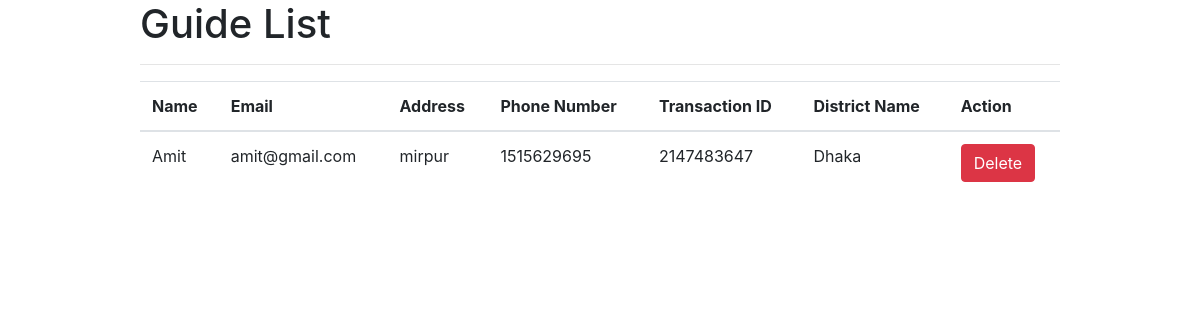
/mysql/guideindex.php, run on the app's committed database.
### tables this page shows
CREATE TABLE `guide` (
  `email` varchar(50) NOT NULL,
  `name` varchar(50) NOT NULL,
  `password` varchar(50) NOT NULL,
  `address` varchar(50) NOT NULL,
  `phone_number` varchar(12) NOT NULL,
  `transaction_id` int(25) NOT NULL,
  `district_name` varchar(50) NOT NULL
);

### mysql/guideindex.php (the view, shortened to what this page needs)
<?php
$conn = new mysqli('localhost','root','','travel');
 $sql = "SELECT * FROM guide";
 $result = $conn->query($sql);
 ?>
<!doctype html>
<html lang="en">
  <head>
    <link rel="stylesheet" href="https://stackpath.bootstrapcdn.com/bootstrap/4.3.1/css/bootstrap.min.css">
  </head>
  <body>
    <div class="container">
      <div class="row">
        <div class="col-md-1">
        </div>
        <div class="col-md-10">
          <h1>Guide List</h1>
          <hr>
          <table class="table">
            <thead>
              <th>Name</th>
              <th>Email</th>
              <th>Address</th>
              <th>Phone Number</th>
              <th>Transaction ID</th>
              <th>District Name</th>
              <th>Action</th>
            </thead>
            <tbody>
              <?php while ($row = $result->fetch_assoc()) {  ?>
              <tr>
                <td><?php echo $row['name'] ?></td>
                <td><?php echo $row['email'] ?></td>
                <td><?php echo $row['address'] ?></td>
                <td><?php echo $row['phone_number'] ?></td>
                <td><?php echo $row['transaction_id'] ?></td>
                <td><?php echo $row['district_name'] ?></td>
                <td>
                  <a class="btn btn-danger" onclick="return confirm('Are you sure ?')" href="delete_guide.php?guide_id=<?php echo $row['phone_number'];?>">Delete</a>
                </td>
              </tr>
            <?php } ?>
            </tbody>
          </table>
        </div>
      </div>
    </div>
  </body>
</html>

### data on the page
guide: name "Amit", email "amit@gmail.com", address "mirpur", phone_number "1515629695", transaction "2147483647", district_name "Dhaka"
